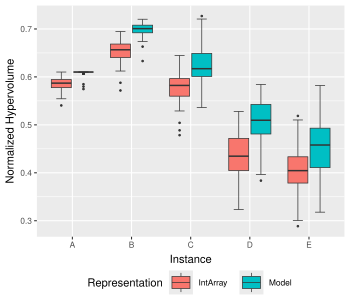

The script that drew this image:
library(ggplot2)
library(RPostgres)

con <- dbConnect(
  RPostgres::Postgres(),
  user = "postgres",
  password = "postgres",
  dbname = "postgres"
)

df <- dbGetQuery(
  con,
  "
select problem,
       substring(instance from length('TTC_InputRDG_') + 1 for 1) as model,
       representation,
       (configuration ->> 'populationSize')::integer              as population_size,
       hypervolume
from run r
         join stats s on r.id = s.run_id and r.total_iterations = s.iteration
where r.problem = 'CRA'
  "
)

dbDisconnect(con)

ggplot(df, aes(x = model, y = hypervolume, fill = representation)) +
  geom_boxplot(
    size = 0,
    staplewidth = 0.5,
    outlier.size = 0.25,
    linewidth = 0.25
  ) +
  labs(x = "Instance", y = "Normalized Hypervolume", fill = "Representation") +
  theme_gray(base_size = 8) +
  theme(
    legend.position = "bottom",
    legend.margin = margin(),
    legend.box.spacing = unit(4, "pt")
  )
